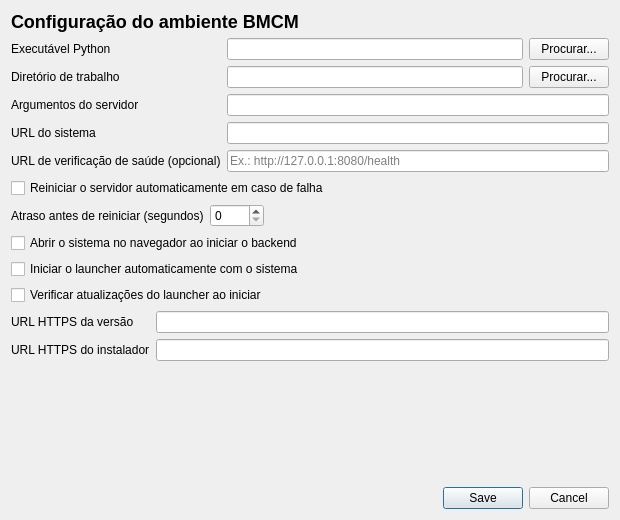
<?xml version="1.0" encoding="UTF-8"?>
<ui version="4.0">
 <class>SettingsDialog</class>
 <widget class="QDialog" name="SettingsDialog">
  <property name="windowTitle">
   <string>Configurações do BMCM Tray Launcher</string>
  </property>
  <property name="minimumSize">
   <size>
    <width>620</width>
    <height>520</height>
   </size>
  </property>
  <layout class="QVBoxLayout" name="dialogLayout">
   <item>
    <widget class="QLabel" name="titleLabel">
     <property name="text">
      <string>Configuração do ambiente BMCM</string>
     </property>
     <property name="styleSheet">
      <string notr="true">font-size: 18px; font-weight: 600;</string>
     </property>
    </widget>
   </item>
   <item>
    <layout class="QFormLayout" name="settingsFormLayout">
     <item row="0" column="0">
      <widget class="QLabel" name="pythonExecutableLabel">
       <property name="text">
        <string>Executável Python</string>
       </property>
      </widget>
     </item>
     <item row="0" column="1">
      <layout class="QHBoxLayout" name="pythonPathLayout">
       <item>
        <widget class="QLineEdit" name="pythonExecutableEdit"/>
       </item>
       <item>
        <widget class="QPushButton" name="browsePythonButton">
         <property name="text">
          <string>Procurar...</string>
         </property>
        </widget>
       </item>
      </layout>
     </item>
     <item row="1" column="0">
      <widget class="QLabel" name="workingDirectoryLabel">
       <property name="text">
        <string>Diretório de trabalho</string>
       </property>
      </widget>
     </item>
     <item row="1" column="1">
      <layout class="QHBoxLayout" name="workingDirectoryLayout">
       <item>
        <widget class="QLineEdit" name="workingDirectoryEdit"/>
       </item>
       <item>
        <widget class="QPushButton" name="browseWorkingDirectoryButton">
         <property name="text">
          <string>Procurar...</string>
         </property>
        </widget>
       </item>
      </layout>
     </item>
     <item row="2" column="0">
      <widget class="QLabel" name="serverArgumentsLabel">
       <property name="text">
        <string>Argumentos do servidor</string>
       </property>
      </widget>
     </item>
     <item row="2" column="1">
      <widget class="QLineEdit" name="serverArgumentsEdit"/>
     </item>
     <item row="3" column="0">
      <widget class="QLabel" name="applicationUrlLabel">
       <property name="text">
        <string>URL do sistema</string>
       </property>
      </widget>
     </item>
     <item row="3" column="1">
      <widget class="QLineEdit" name="applicationUrlEdit"/>
     </item>
    <item row="4" column="0">
     <widget class="QLabel" name="healthCheckUrlLabel">
      <property name="text">
       <string>URL de verificação de saúde (opcional)</string>
      </property>
     </widget>
    </item>
    <item row="4" column="1">
     <widget class="QLineEdit" name="healthCheckUrlEdit">
      <property name="placeholderText">
       <string>Ex.: http://127.0.0.1:8080/health</string>
      </property>
     </widget>
    </item>
    </layout>
   </item>
   <item>
    <widget class="QCheckBox" name="restartOnFailureCheckBox">
     <property name="text">
      <string>Reiniciar o servidor automaticamente em caso de falha</string>
     </property>
    </widget>
   </item>
   <item>
    <layout class="QHBoxLayout" name="restartDelayLayout">
     <item>
      <widget class="QLabel" name="restartDelayLabel">
       <property name="text">
        <string>Atraso antes de reiniciar (segundos)</string>
       </property>
      </widget>
     </item>
     <item>
      <widget class="QSpinBox" name="restartDelaySpinBox">
       <property name="maximum">
        <number>3600</number>
       </property>
      </widget>
     </item>
     <item>
      <spacer name="restartDelaySpacer">
       <property name="orientation">
        <enum>Qt::Orientation::Horizontal</enum>
       </property>
       <property name="sizeHint" stdset="0">
        <size>
         <width>40</width>
         <height>20</height>
        </size>
       </property>
      </spacer>
     </item>
    </layout>
   </item>
   <item>
    <widget class="QCheckBox" name="autoOpenBrowserCheckBox">
     <property name="text">
      <string>Abrir o sistema no navegador ao iniciar o backend</string>
     </property>
    </widget>
   </item>
    <item>
     <widget class="QCheckBox" name="autoStartWithSystemCheckBox">
      <property name="text">
        <string>Iniciar o launcher automaticamente com o sistema</string>
      </property>
     </widget>
    </item>
    <item>
     <widget class="QCheckBox" name="enableAutoUpdateCheckBox">
      <property name="text">
        <string>Verificar atualizações do launcher ao iniciar</string>
      </property>
     </widget>
    </item>
    <item>
     <layout class="QFormLayout" name="updateUrlLayout">
      <item row="0" column="0">
        <widget class="QLabel" name="updateVersionUrlLabel">
         <property name="text">
          <string>URL HTTPS da versão</string>
         </property>
        </widget>
      </item>
      <item row="0" column="1">
        <widget class="QLineEdit" name="updateVersionUrlEdit"/>
      </item>
      <item row="1" column="0">
        <widget class="QLabel" name="updateInstallerUrlLabel">
         <property name="text">
          <string>URL HTTPS do instalador</string>
         </property>
        </widget>
      </item>
      <item row="1" column="1">
        <widget class="QLineEdit" name="updateInstallerUrlEdit"/>
      </item>
     </layout>
    </item>
   <item>
    <spacer name="bottomSpacer">
     <property name="orientation">
      <enum>Qt::Orientation::Vertical</enum>
     </property>
     <property name="sizeHint" stdset="0">
      <size>
       <width>20</width>
       <height>20</height>
      </size>
     </property>
    </spacer>
   </item>
   <item>
    <widget class="QDialogButtonBox" name="buttonBox">
     <property name="standardButtons">
      <set>QDialogButtonBox::StandardButton::Cancel|QDialogButtonBox::StandardButton::Save</set>
     </property>
    </widget>
   </item>
  </layout>
 </widget>
 <resources/>
 <connections/>
</ui>
